Frame 1 (no input): blank canvas, image omitted
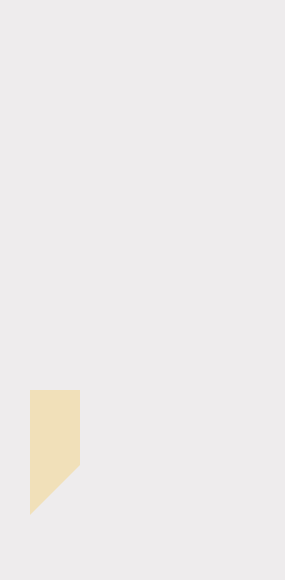
Frame 60 (no input)
Frame 120 (the mouse pressed at the canvas centre since frame 60): blank canvas, image omitted

The p5.js sketch that drew this single still picture (run headless with seeded random() and noise() and a simulated clock; from frame 60 on, the mouse is pressed at the canvas centre):

// p5.js sketch
// ── sketch.js
let transpT = [];
var transpText;
var velocitat = 2;

function setup() {
  
  createCanvas(285, 580);
  
  noStroke();

  for(i = 0; i <= 19; i++) {
    transpT[i] = 0 + random(-750, 0);
  }
  
  transpText = -800;
  
}

function draw() {
  
  if (mouseIsPressed == true) {
    setup();
  }
  
  background(238, 236, 237);
  
  fill(0, 0, 0, transpText);
  textSize(20);
  textFont('Roboto');
  text('Classic Design', 80, 535);
  text('by Walter Ballmer', 70, 560);
  
  fill(223, 51, 49, transpT[0]);
  beginShape();
  vertex(80, 90);
  vertex(80, 140);
  vertex(30, 140);
  endShape(CLOSE);
  
  fill(246, 189, 40, transpT[1]);
  beginShape();
  vertex(130,15);
  vertex(80, 65);
  vertex(80, 140);
  vertex(130, 140);
  endShape(CLOSE);
  
  fill(0, 109, 178, transpT[2]);
  rect(130, 65, 25, 50);
  
  fill(246, 189, 40, transpT[3]);
  rect(155, 90, 50, 50);
  
  fill(0, 109, 178, transpT[4]);
  beginShape();
  vertex(80, 140);
  vertex(30, 140);
  vertex(30, 265);
  vertex(80, 215);
  endShape(CLOSE);
  
  fill(0, 0, 0, transpT[5]);
  rect(80, 140, 75, 75);
  
  fill(223, 51, 49, transpT[6]);
  rect(80, 215, 50, 50);
  
  fill(0, 109, 178, transpT[7]);
  rect(80, 265, 50, 50);
  
  fill(0, 109, 178, transpT[8]);
  rect(130, 215, 25, 50);
  
  fill(246, 189, 40, transpT[9]);
  rect(130, 265, 25, 50);
  
  fill(0, 0, 0, transpT[10]);
  rect(130, 315, 25, 25);
  
  fill(223, 51, 49, transpT[11]);
  beginShape();
  vertex(155, 265);
  vertex(205, 265);
  vertex(205, 340);
  vertex(155, 390);
  endShape(CLOSE);
  
  fill(246, 189, 40, transpT[12]);
  beginShape();
  vertex(155, 265);
  vertex(205, 265);
  vertex(205, 215);
  endShape(CLOSE);
  
  fill(0, 0, 0, transpT[13]);
  rect(205, 215, 50, 50);
  
  fill(0, 109, 178, transpT[14]);
  rect(205, 190, 50, 25);
  
  fill(246, 189, 40, transpT[15]);
  beginShape();
  vertex(205, 265);
  vertex(205, 315);
  vertex(255, 265);
  endShape(CLOSE);
  
  fill(246, 189, 40, transpT[16]);
  rect(130, 390, 25, 50);
  
  fill(0, 109, 178, transpT[17]);
  beginShape();
  vertex(130, 390);
  vertex(80, 390);
  vertex(80, 440);
  endShape(CLOSE);
  
  fill(0, 0, 0, transpT[18]);
  beginShape();
  vertex(80, 390);
  vertex(80, 340);
  vertex(30, 390);
  endShape(CLOSE);
  
  fill(246, 189, 40, transpT[19]);
  beginShape();
  vertex(80, 390);
  vertex(30, 390);
  vertex(30, 515);
  vertex(80, 465);
  endShape(CLOSE);
  
  for(i = 0; i <= 19; i++) {
    transpT[i] = transpT[i] + velocitat;
  }
  
  transpText = transpText + velocitat;
}

function deviceShaken() {

  setup();
                         
}
